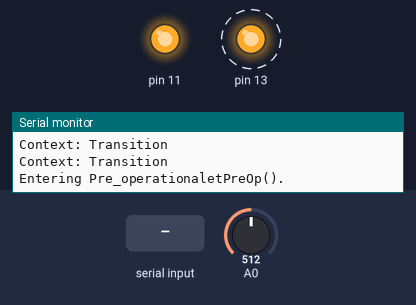
Bench run of a program on a simulated Arduino Uno, built with avr-gcc and run on an emulated ATmega328P. Shown: output pins drawn as LEDs (lit = HIGH), the last lines printed to the serial monitor. Dashed ring = blinking. The inputs (shaded band) are chosen by the test bench; at power-on: A0 = 512.

Above: at 0.89 s.
1.3 s: "3" received over Serial
At 3.0 s:
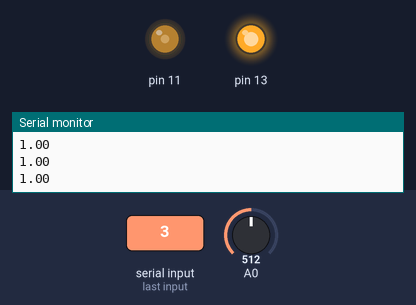
3.9 s: A0 set to 5
5.4 s: A0 set to 2
At 5.66 s:
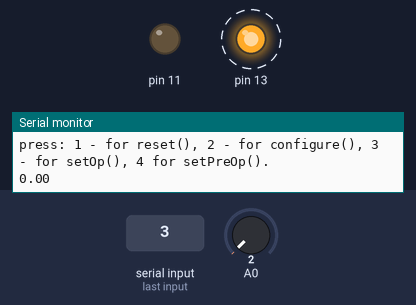
8.4 s: "1" received over Serial
At 8.9 s:
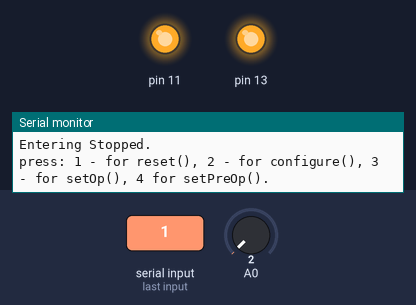
Timing chart, 0 to 11.4 s (numbered marks = the images above; inputs shaded):
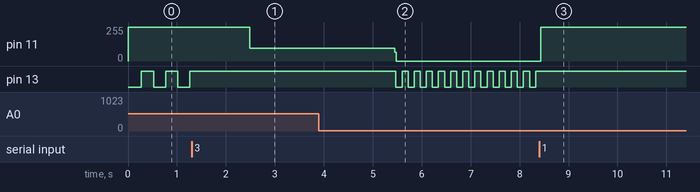

The program:

main.cpp
```cpp
// /*

// #include <Arduino.h>
// #include "analog_in.h"
// #include "analog_out.h"
// #include "digital_out.h"
// #include "filter.h"
// #include "timer.h"

// class Context;

// class State {
//   /**
//    * @var Context
//    */

//  protected:
//   Context *context_;

//  public:
//   virtual ~State() {
//   }

//   void set_context(Context *context) {
//     this->context_ = context;
//   }

//   virtual void OnEntry() = 0;
//   virtual void OnExit() = 0;
//   virtual void Handle1() = 0;
//   virtual void Handle2() = 0;
// };

// /**
//  * The Context defines the interface of interest to clients. It also maintains a
//  * reference to an instance of a State subclass, which represents the current
//  * state of the Context.
//  */

// class Context {
//   /**
//    * @var State A reference to the current state of the Context.
//    */

//  private:
//   State *state_;

//  public:

//   Context(State *state) : state_(nullptr) {
//     this->TransitionTo(state);
//   }

//   ~Context() {
//     delete state_;
//   }

//   /**
//    * The Context allows changing the State object at runtime.
//    */

//   void TransitionTo(State *state) {
//     Serial.println("Context: Transition");

//     if (this->state_ != nullptr) {
//       this->state_->OnExit();
//       delete this->state_;
//     }

//     this->state_ = state;
//     this->state_->set_context(this);
//     this->state_->OnEntry();
//   }

//   /**
//    * The Context delegates part of its behavior to the current State object.
//    */

//   void Request1() {
//     this->state_->Handle1();
//   }

//   void Request2() {
//     this->state_->Handle2();
//   }

// };

// /**
//  * Concrete States implement various behaviors, associated with a state of the
//  * Context.
//  */

// class Initialization : public State {
//  public:
//    void OnEntry() override {
//     Serial.println("Entering Initialization state.");
//   }

//   void OnExit() override {
//     Serial.println("Exiting Initialization.");Serial.println();
//   }

//   void Handle1() override;

//   void Handle2() override {
//     Serial.println("Initialization handles Request2.");
//   }

// };

// class Pre_operational : public State {
//  public:
//   void OnEntry() override {
//     Serial.println("Entering Pre_operational state.");
//   }

//   void OnExit() override {
//     Serial.println("Exiting Pre_operational.");Serial.println();
//   }

//   void Handle1() override {
//     Serial.println("Pre_operational handles Request1.");
//   }

//   void Handle2() override {
//     Serial.println("Pre_operational handles Request2.");
//     Serial.println("Pre_operational wants to change the state of the context.");
//     this->context_->TransitionTo(new Initialization);
//   }

// };

// void Initialization::Handle1() {
//   {
//     Serial.println("Initialization handles Request1.");
//     Serial.println("Initialization wants to change the state of the context.");
//     this->context_->TransitionTo(new Pre_operational);
//   }
// }

// /*
// ---------------------------------------------------------------------------------------
// - - - - - - - - - - - - - - - - - - - - - - - - - - - - - - - - - - - - - - - - - - - -
// ---------------------------------------------------------------------------------------
// - - - - - - - - - - - - - - - - - - loop starts here - - - - - - - - - - - - - - - - -
// ---------------------------------------------------------------------------------------
// - - - - - - - - - - - - - - - - - - - - - - - - - - - - - - - - - - - - - - - - - - - -
// ---------------------------------------------------------------------------------------
// - - - - - - - - - - - - - - - - - - - - - - - - - - - - - - - - - - - - - - - - - - - -
// */


// Digital_out ledOut(4); // PB4 : pin 12
// Digital_out ledStatus(5);
// Analog_in analogIn(0); // Set pinmask to pin 0 eg. A0 on the UNO
// Analog_out output(0.5); // Set the dutycycle to 0.5
// Timer tim(1); // set the timer interval to 1Hz or 2Hz


// float val = 0;
// double IIRVal = 0;


// Context *context;

// void setup() {
//   // put your setup code here, to run once:
//   Serial.begin(9600);
//   context = new Context(new Initialization);
// }

// void loop() {
//   // put your main code here, to run repeatedly:
//   delay(100);

//   if(Serial.available())
//   {
//     switch (Serial.read())
//     {
//       case '1':
//         context->Request1();
//         break;
//       case '2':
//         context->Request2();
//         break;
//     }
//   }
// }

//   // Timer 1 used for PWM, used by analog out class
//   ISR(TIMER1_COMPB_vect)
//   {

//     ledOut.set_lo();

//   }

//   ISR(TIMER1_COMPA_vect)
//   {

//     ledOut.set_hi();

//   }

//   // Status light interrupt
//   ISR(TIMER2_COMPA_vect) {

//   Serial.println("Interrupt!!");
//   tim.incrTime();

//   if (tim.isFinished()) {

//     ledStatus.toggle();

//   }

// }
```

Timer.h
```cpp
#ifndef TIMER_H
#define TIMER_H
#include <arduino.h>

// Timer that counts seco

class Timer {
public:

    Timer() {

        interval = 50;

    }

    Timer(int freq);
    // initalize the the timer (timer 1)
    void init();
    // Start the timer
    void start();
    // Stop the timer
    void stop();
    // Check if finished
    bool isFinished();
    // Change the timeout value
    void changeTimeout(int freq);
    // Time increments on each output compare
    void incrTime();

private:

    // The timeout in seconds
    int interval = 0;
    // Value of the time in seconds
    int timer = 0;
    // boolean indicating timeout
    bool finished;

};

#endif
```

analog_in.h
```cpp
#include <arduino.h>

class Analog_in {
public:

    Analog_in() {

        pinMask = (0 << 0);

    }
    Analog_in(int pin);
    void init();
    int getval();

private:

    uint8_t pinMask;

};
```

analog_out.h
```cpp
#include <arduino.h>

class Analog_out {
public:
    // Constructors
    Analog_out() {

        dutyCycle = 0.5;

    }
    Analog_out(float duty);
    void init();
    void start();
    void stop();
    // Duty cycle set
    void dutyset(float duty);
    // Low/high frequency mode -- 1 Hz / 625 Hz
    void changemode();

private:
    // bool to keep track of current mode -- false = 1Hz -- true = 625 Hz
    bool mode;
    // Scales the cmprcount value down for a shorter duty cycle. The value for compare register B
    float dutyCycle;
    // Compare register value for compareA
    unsigned int cmprcount;

};
```

context.h
```cpp
#ifndef CONTEXT_H
#define CONTEXT_H
#include "filter.h"
#include "timer.h"
#include "analog_in.h"
#include "analog_out.h"
#include "digital_out.h"
#include "states.h"

class State;

class Context {

 private:
  State *state_;
  Digital_out ledOut;
  Digital_out ledStatus;
  Analog_in input;
  Analog_out output;
  Timer tim;

 public:

  Context(State *state) : state_(nullptr) {
    this->TransitionTo(state);
  }

  ~Context() {
    delete state_;
  }

  // Input / Output functions used in main
  void init();
  void toggleStatus();
  void hiStatus();
  void loStatus();
  // Timer functions
  void timeStart();
  void timeStop();
  void incrTime();
  bool isFinished();
  void setfreq(int freq);
  // Led out functions
  void outHi();
  void outLo();
  // PWM out functions
  void pwmstart();
  void pwmstop();
  void pwmset(float duty);
  void changemode();
  // Analog infunctions
  int getVal();

  // Status functions
  void TransitionTo(State *state);
  void Reset();
  void Configure();
  void setOp();
  void setPreOp();
  void clearFault();
  void housekeeping();
  void dostuff();

};

#endif
```

digital_out.h
```cpp
#include <arduino.h>

class Digital_out {
public:

    Digital_out();
    Digital_out(int pin);
    void setpin(int pin) {

        pinMask = (1 << pin);

    }
    void init();
    void set_hi();
    void set_lo();
    void toggle();

private:

   uint8_t pinMask;

};
```

filter.h
```cpp
#include <arduino.h>

class IIR_Filter {
public:
    // Constructor
    IIR_Filter(float weight);
    void init();    // not sure if necessary in this case
    double exponentialFilter(float sensorPin); // the filter function
    double mapping(double sourceNumber, double fromA, double fromB, double toA, double toB, int decimalPrecision );

private:
    float alpha; // the functionn weight
    float raw;  // newest data to be filtered
    float filteredData;

    double deltaA;
    double deltaB;
    double scale;
    double negA;
    double offset;
    double finalNumber;
    int calcScale;
    double ratio;
};
```

states.h
```cpp
#ifndef STATES_H
#define STATES_H
//#include <Arduino.h>
#include "context.h"

class Context;

class State {

  protected:
     Context *context_;

  public:
  virtual ~State() {
   }

  void set_context(Context *context) {
     this->context_ = context;
   }

  virtual void OnEntry() = 0;
  virtual void OnExit() = 0;
  virtual void Reset() = 0;
  virtual void Configure() = 0;
  virtual void setPreOp() = 0;
  virtual void setOp() = 0;
  virtual void clearFault() = 0;
  virtual void dostuff() = 0;

  };

class Initialize : public State {
 public:

  void OnEntry();
  void OnExit();
  void Reset();
  void Configure();
  void setPreOp();
  void setOp();
  void clearFault();
  void dostuff();

};

class Operational : public State {

 public:
  void OnEntry();
  void OnExit();
  void Reset();
  void Configure();
  void setPreOp();
  void setOp();
  void clearFault();
  void dostuff();

};

class Pre_operational : public State {
  void OnEntry();
  void OnExit();
  void Reset();
  void Configure();
  void setPreOp();
  void setOp();
  void clearFault();
  void dostuff();
};

class Stopped : public State {
  void OnEntry();
  void OnExit();
  void Reset();
  void Configure();
  void setPreOp();
  void setOp();
  void clearFault();
  void dostuff();
};

#endif
```

BSP.cpp
```cpp
#include "states.h"

Context *context;

void setup() {
  // put your setup code here, to run once:
  Serial.begin(9600);
  // Goes into initialization state
  context = new Context(new Initialize);
  //tim.init();
  //ledStatus.init();
  //tim.start();
}

// Events:
// Reset (all states), Configure (Preop), (set)preOp (Stopped, Op), (set)Op (Stopped, Preop), clearFault (Stopped)


void loop() {
  delay(100);


  // Housekeeping accepts serial commands:
  // 1 - Reset
  // 2 - Configure
  // 3 - Set operatonal
  // 4 - Set pre-operational
  // 5 - Clear fault

  context->housekeeping();
  context->dostuff();

}

// Timer 1 used for PWM, used by analog out class
ISR(TIMER1_COMPB_vect)
 {

  context->outLo();

 }

ISR(TIMER1_COMPA_vect)
  {

  context->outHi();

 }

//Status light interrupt
ISR(TIMER2_COMPA_vect) {

context->incrTime();

if (context->isFinished()) {

   context->toggleStatus();

}

}
```

BehavioralStatePatternExampleAllInMain.cpp
```cpp
// #include <Arduino.h>

// /**
//  * The base State class declares methods that all Concrete State should
//  * implement and also provides a backreference to the Context object, associated
//  * with the State. This backreference can be used by States to transition the
//  * Context to another State.
//  */

// class Context;

// class State {
//   /**
//    * @var Context
//    */

//  protected:
//   Context *context_;

//  public:
//   virtual ~State() {
//   }

//   void set_context(Context *context) {
//     this->context_ = context;
//   }

//   virtual void OnEntry() = 0;
//   virtual void OnExit() = 0;
//   virtual void Handle1() = 0;
//   virtual void Handle2() = 0;
// };

// /**
//  * The Context defines the interface of interest to clients. It also maintains a
//  * reference to an instance of a State subclass, which represents the current
//  * state of the Context.
//  */

// class Context {
//   /**
//    * @var State A reference to the current state of the Context.
//    */

//  private:
//   State *state_;

//  public:

//   Context(State *state) : state_(nullptr) {
//     this->TransitionTo(state);
//   }

//   ~Context() {
//     delete state_;
//   }

//   /**
//    * The Context allows changing the State object at runtime.
//    */

//   void TransitionTo(State *state) {
//     Serial.println("Context: Transition");

//     if (this->state_ != nullptr) {
//       this->state_->OnExit();
//       delete this->state_;
//     }

//     this->state_ = state;
//     this->state_->set_context(this);
//     this->state_->OnEntry();
//   }

//   /**
//    * The Context delegates part of its behavior to the current State object.
//    */

//   void Request1() {
//     this->state_->Handle1();
//   }

//   void Request2() {
//     this->state_->Handle2();
//   }

// };

// /**
//  * Concrete States implement various behaviors, associated with a state of the
//  * Context.
//  */

// class ConcreteStateA : public State {
//  public:
//    void OnEntry() override {
//     Serial.println("Entering ConcreteStateA.");
//   }

//   void OnExit() override {
//     Serial.println("Exiting ConcreteStateA.");
//   }

//   void Handle1() override;

//   void Handle2() override {
//     Serial.println("ConcreteStateA handles Request2.");
//   }

// };

// class ConcreteStateB : public State {
//  public:
//   void OnEntry() override {
//     Serial.println("Entering ConcreteStateB.");
//   }

//   void OnExit() override {
//     Serial.println("Exiting ConcreteStateB.");
//   }

//   void Handle1() override {
//     Serial.println("ConcreteStateB handles Request1.");
//   }

//   void Handle2() override {
//     Serial.println("ConcreteStateB handles Request2.");
//     Serial.println("ConcreteStateB wants to change the state of the context.");
//     this->context_->TransitionTo(new ConcreteStateA);
//   }

// };

// void ConcreteStateA::Handle1() {
//   {
//     Serial.println("ConcreteStateA handles Request1.");
//     Serial.println("ConcreteStateA wants to change the state of the context.");
//     this->context_->TransitionTo(new ConcreteStateB);
//   }
// }

// Context *context;

// void setup() {
//   // put your setup code here, to run once:
//   Serial.begin(9600);
//   context = new Context(new ConcreteStateA);
// }

// void loop() {
//   // put your main code here, to run repeatedly:
//   delay(100);

//   if(Serial.available())
//   {
//     switch (Serial.read())
//     {
//       case '1':
//         context->Request1();
//         break;
//       case '2':
//         context->Request2();
//         break;
//     }
//   }
// }
```

Timer.cpp
```cpp
#include "timer.h"

    Timer::Timer(int freq) {

        // Set timeout period
        interval = 50/freq;

    }

    void Timer::init() {

        // Timer/counter control register set to 0
        TCCR2B = 0;
        // Value of compare register B
        // clock/1024*100 - 1 = 155
        // Compare at 155 counts for a time interval of 10 ms
        OCR2A = 155;
        // Clear timer on compare
        TCCR2B |= (1 << WGM22);
        // set interrupt on compare match A
        TIMSK2 |= (1 << OCIE2A);
        // set prescaler to 1024 and start the timer
        //TCCR2B |= (1 << CS22) | (1 << CS21) | (1 < CS20);

    }

    void Timer::start() {

        // set prescaler to 1024 and start the timer
        TCCR2B |= (1 << CS22) | (1 << CS21) | (1 < CS20);

    }

    void Timer::stop() {

        // Timer2 clock source disabled
        TCCR2B &= ~(1 << CS22);
        TCCR2B &= ~(1 << CS21);
        TCCR2B &= ~(1 < CS20);

    }

    bool Timer::isFinished() {

        if (finished) {

            finished = false;
            return true;
        }

        else {

            return false;

        }

    }

    void Timer::changeTimeout(int freq) {

        interval = 50/freq;

    }

    void Timer::incrTime() {

        timer++;

        if (timer == interval) {

            finished = true;
            timer = 0;

        }

    }
```

analog_in.cpp
```cpp
#include "analog_in.h"

    Analog_in::Analog_in(int pin) {

        pinMask = (0 << pin);

    }

    void Analog_in::init() {

        //Setting A0 as input
        DDRC &= pinMask;
        // Left justified data representation with AVCC as reference
        // and ADC0 as input
        ADMUX = 0b01100000;
        // Prescaler set to maximum 128 - clock rate at 125 kHz
        ADCSRA = 0b10000111;

    }

    int Analog_in::getval() {

         // ADC conversion started
        ADCSRA = ADCSRA | (1 << ADSC);
        // Wait while conversion is in progress
        while(ADCSRA & (1 << ADSC));

        return ADCH;

    }
```

analog_out.cpp
```cpp
#include "analog_out.h"

Analog_out::Analog_out(float duty) {

    dutyCycle = duty;
    cmprcount = 16000000/256 - 1;
    mode = false;

}

void Analog_out::init() {

    // Timer counter control registers set to 0
    TCCR1A = 0;
    TCCR1B = 0;
    // Value of compare register B
    OCR1B = cmprcount*dutyCycle;
    // Value of compare register A
    OCR1A = cmprcount;
    // Clear timer on compare
    TCCR1B |= (1 << WGM12);
    // set interrupt on compare match A and B
    TIMSK1 |= (1 << OCIE1A) | (1 << OCIE0B);

}

void Analog_out::start() {

    // set prescaler to 256 and start the timer
    TCCR1B |= (1 << CS12);

}

void Analog_out::stop() {

    // Disable clock
    TCCR1B &= ~(1 << CS12);

}

void Analog_out::dutyset(float duty) {

    Serial.println(duty);
    dutyCycle = duty;
    OCR1B = (unsigned int)(cmprcount*dutyCycle);
    //Serial.println("In class:");
    //Serial.println((unsigned int)(cmprcount * dutyCycle));
    //Serial.println(cmprcount);

}

void Analog_out::changemode() {

if (mode == false) {

    // Counter changed to a low level to provide a high PWM frequency
    cmprcount = 100;
    OCR1A = cmprcount;
    OCR1B = (unsigned int)(cmprcount * dutyCycle);
    //TCNT1 = 0;
    mode = true;

}

else {

    cmprcount = 16000000/256 - 1;
    OCR1A = cmprcount;
    OCR1B = (int)cmprcount * dutyCycle;
    //TCNT1 = 0;
    mode = false;

}


}
```

digital_out.cpp
```cpp
#include "digital_out.h"

Digital_out::Digital_out() {


}

Digital_out::Digital_out(int pin) {

    pinMask = (1 << pin);

}

void Digital_out::init() {

    DDRB |= pinMask;

}
void Digital_out::set_hi() {

    PORTB |= pinMask;

}

void Digital_out::set_lo() {

    PORTB &= ~pinMask;

}

void Digital_out::toggle() {

    PORTB ^= pinMask;

}
```

Source omitted: context.cpp (2582 bytes), filter.cpp (1595 bytes), states.cpp (5173 bytes)

Measured:
- the behaviour switches between 4 and 3 on A0 (found by bisection; images 1 and 2)
- after the input at 1.3 s, pin 11: 255/255 → 96/255 after 1.2 s; pin 13: stops changing and stays HIGH
- after the input at 5.4 s, pin 11: 96/255 → 0/255 at once; pin 13: alternates HIGH for 0.12 s and LOW for 0.12 s, starting after 0.08 s
- after the input at 8.4 s, pin 11: 0/255 → 255/255 at once; pin 13: stops changing and stays HIGH
- by itself, pin 13: alternates HIGH for 0.25 s and LOW for 0.25 s
